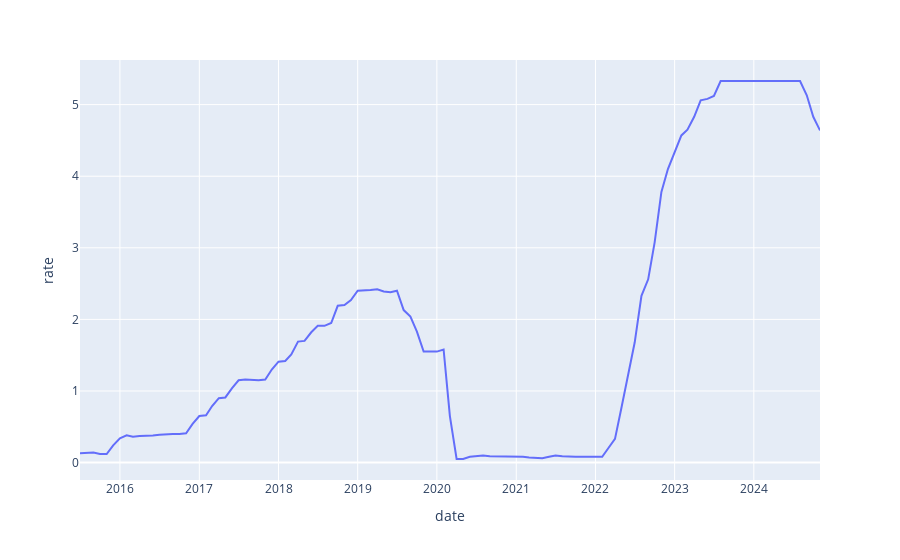

Notebook code for this chart:
### Code cell
fig = px.line(df, x='date', y='rate')
fig.show()
